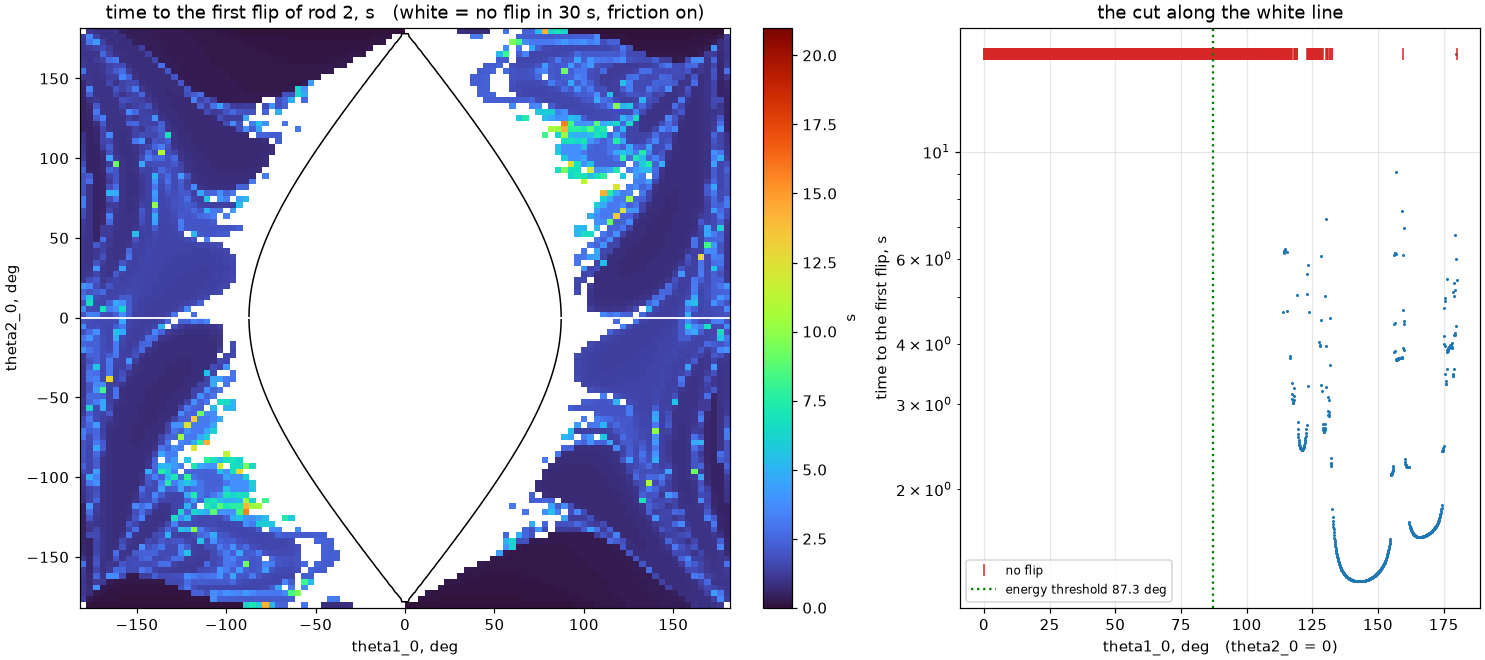

Write Python code to recreate this figure.
#!/usr/bin/env python3
# -*- coding: utf-8 -*-
"""
dp_flipmap.py  --  the "time to the first flip" map for THIS pendulum.

The classic picture (usually drawn for two equal point-mass rods) coloured by
how long it takes the lower rod to go over the top, as a function of the two
starting angles, both rods released at rest. The white region in the middle is
where a flip is impossible at all: the released potential energy is less than
what lifting rod 2 over its axle would cost,

    e1 (1 - cos theta1_0) + e2 (1 - cos theta2_0)  <  2 e2 ,

and its boundary is drawn as a black curve here - it lands exactly on the edge
of the white region, which is a good check that the map is right. Around that
boundary the flip time is fractal: buds and filaments of long survival soaked
in a sea of quick flips.

This script draws the same map for the rig described in dp_search.BENCH, plus
the one-dimensional cut theta2_0 = 0 that dp_search.py actually sweeps, so the
islands found there can be placed on the map.

    python dp_flipmap.py                       # frictionless, the classic map
    python dp_flipmap.py --friction            # with the measured decay times
    python dp_flipmap.py --n 300 --horizon 20  # finer, slower

Note that friction changes the picture qualitatively: a marginal flip that the
conservative system just manages is easily lost when a few percent of the
energy has gone, so a dissipative map grows extra non-flipping windows that
have nothing to do with the energy boundary.
"""

import argparse
import os
import time

import numpy as np

import dp_search as D


def flip_times(y, p, horizon, dt, progress=True):
    """First time |theta2| exceeds pi for each row of y; inf if it never does."""
    rhs = D.make_rhs(p)
    tf = np.full(y.shape[0], np.inf)
    steps = int(round(horizon / dt))
    t = 0.0
    t0 = time.time()
    for i in range(steps):
        k1 = rhs(y)
        k2 = rhs(y + 0.5 * dt * k1)
        k3 = rhs(y + 0.5 * dt * k2)
        k4 = rhs(y + dt * k3)
        y += (dt / 6.0) * (k1 + 2 * k2 + 2 * k3 + k4)
        t += dt
        fresh = (np.abs(y[:, 1]) > np.pi) & ~np.isfinite(tf)
        if fresh.any():
            tf[fresh] = t
        if progress and i % max(1, steps // 10) == 0:
            print("   %3.0f%%  %5.0f s elapsed" % (100 * i / steps, time.time() - t0))
    return tf


def main():
    ap = argparse.ArgumentParser()
    ap.add_argument("--n", type=int, default=200, help="grid points per axis")
    ap.add_argument("--horizon", type=float, default=12.0, help="watch time, s")
    ap.add_argument("--dt", type=float, default=3e-3, help="RK4 step, s")
    ap.add_argument("--friction", action="store_true",
                    help="use the measured decay times (default: conservative)")
    ap.add_argument("--mark", type=float, default=None,
                    help="mark this theta1_0 on the map and the cut, deg")
    ap.add_argument("--out", default=os.path.dirname(os.path.abspath(__file__)))
    args = ap.parse_args()

    p = D.params(friction=args.friction)
    a, b, d, e1, e2 = D.coefficients(p)
    edge = np.degrees(np.arccos(max(-1.0, 1 - 2 * e2 / e1)))
    print("e1 = %.4f N m, e2 = %.4f N m; a flip needs E > 2 e2 = %.4f J"
          % (e1, e2, 2 * e2))
    print("with theta2_0 = 0 that is theta1_0 > %.2f deg" % edge)
    print("friction: %s\n" % ("on" if args.friction else "off"))

    # ---- the map
    g = np.linspace(-180, 180, args.n)
    G1, G2 = np.meshgrid(g, g, indexing="xy")
    y = np.zeros((G1.size, 4))
    y[:, 0] = np.radians(G1.ravel())
    y[:, 1] = np.radians(G2.ravel())
    V = e1 * (1 - np.cos(y[:, 0])) + e2 * (1 - np.cos(y[:, 1]))
    print("map: %d x %d starting points" % (args.n, args.n))
    tf = flip_times(y, p, args.horizon, args.dt).reshape(args.n, args.n)

    # ---- the cut theta2_0 = 0, at ten times the resolution
    ang = np.arange(0.0, 180.01, 0.1)
    yc = np.zeros((len(ang), 4))
    yc[:, 0] = np.radians(ang)
    print("cut: %d points along theta2_0 = 0" % len(ang))
    tc = flip_times(yc, p, max(args.horizon, 30.0), 1e-3, progress=False)

    import matplotlib
    matplotlib.use("Agg")
    import matplotlib.pyplot as plt
    fig, ax = plt.subplots(1, 2, figsize=(13.5, 6), layout="constrained",
                           gridspec_kw=dict(width_ratios=[1.25, 1]))
    im = ax[0].pcolormesh(g, g, np.where(np.isfinite(tf), tf, np.nan),
                          cmap="turbo", shading="auto", vmin=0,
                          vmax=0.7 * args.horizon)
    ax[0].contour(g, g, V.reshape(args.n, args.n), levels=[2 * e2],
                  colors="k", linewidths=1)
    ax[0].axhline(0, color="w", lw=1.2)
    if args.mark is not None:
        ax[0].plot([args.mark], [0], "w*", ms=13, mec="k")
    ax[0].set_xlabel("theta1_0, deg")
    ax[0].set_ylabel("theta2_0, deg")
    ax[0].set_title("time to the first flip of rod 2, s   "
                    "(white = no flip in %.0f s, friction %s)"
                    % (args.horizon, "on" if args.friction else "off"))
    fig.colorbar(im, ax=ax[0], label="s")

    ok = np.isfinite(tc)
    ax[1].plot(ang, np.where(ok, tc, np.nan), ".", ms=2)
    if (~ok).any():
        ax[1].plot(ang[~ok], np.full((~ok).sum(), tc[ok].max() if ok.any() else 30),
                   "|", color="#d62728", ms=8, label="no flip")
    ax[1].axvline(edge, color="g", ls=":", label="energy threshold %.1f deg" % edge)
    if args.mark is not None:
        ax[1].axvline(args.mark, color="k", ls="--", lw=1,
                      label="%.1f deg" % args.mark)
    ax[1].set_yscale("log")
    ax[1].set_xlabel("theta1_0, deg   (theta2_0 = 0)")
    ax[1].set_ylabel("time to the first flip, s")
    ax[1].set_title("the cut along the white line")
    ax[1].legend(fontsize=8)
    ax[1].grid(alpha=.3)
    png = os.path.join(args.out, "dp_flipmap.png")
    fig.savefig(png, dpi=110)

    nof = ang[~ok]
    nof = nof[nof > edge]
    if nof.size:
        runs, start = [], nof[0]
        for x, nxt in zip(nof, list(nof[1:]) + [None]):
            if nxt is None or nxt - x > 0.15:
                runs.append((start, x))
                start = nxt
        print("\nnon-flipping windows above the energy threshold, deg:")
        for lo, hi in runs:
            print("   %7.1f ... %-7.1f  (%.1f deg wide)" % (lo, hi, hi - lo))
    print("\nwritten: %s" % png)


if __name__ == "__main__":
    main()
